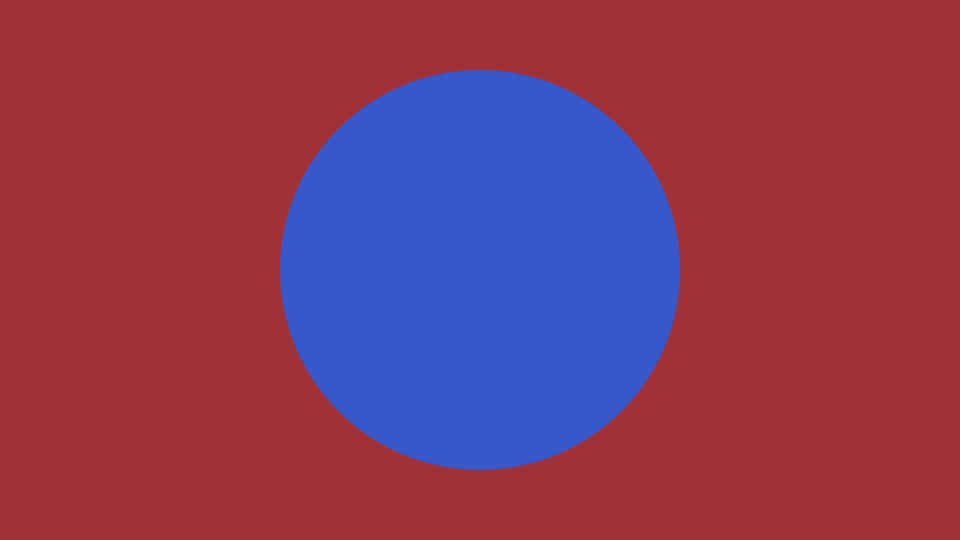
Frame 1 (no input)
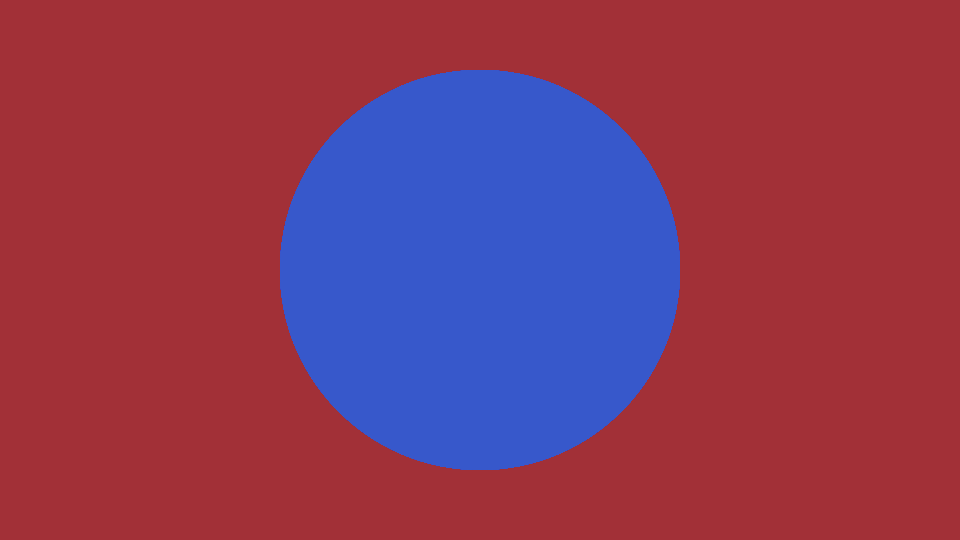
Frame 60 (the mouse pressed at the canvas centre just before this capture)
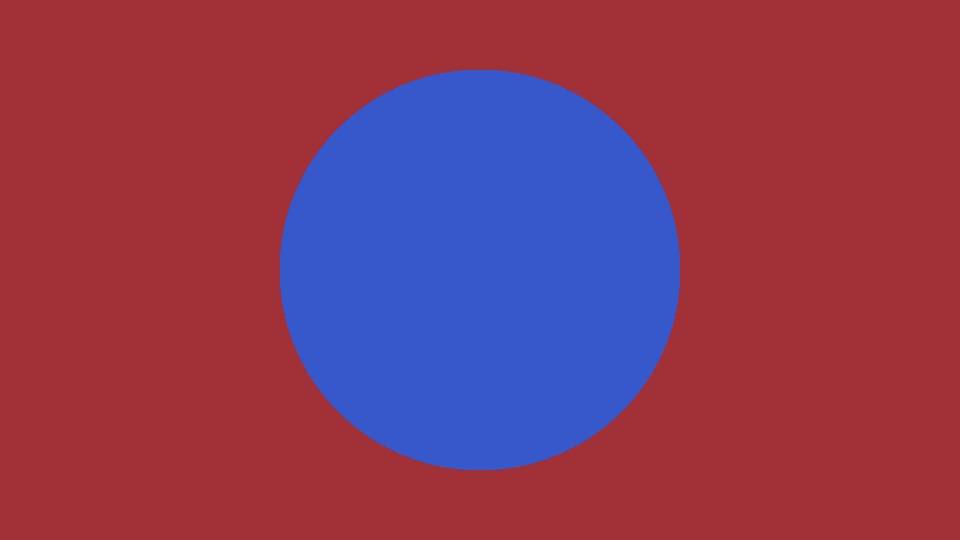
Frame 120 (the mouse held since frame 60 and released just before this capture)

The Processing sketch that drew these frames (run headless with seeded random() and noise(); from frame 60 on, the mouse is pressed at the canvas centre):

// Processing sketch: sol_lewitt_wall
// ── sol_lewitt_wall.pde
void setup() {
  size(960, 540); //SIze of the canvas (x,y)
  noStroke(); //The shapes wont have lines
  background(#A23037); //Just the colour coe to replace RGB
  
}

void draw() {
  //ellipseMode(CENTER);
  fill(#3758CB);
  ellipse(480, 270, 400, 400); //First 2 is the x,y,weidth,height
}
